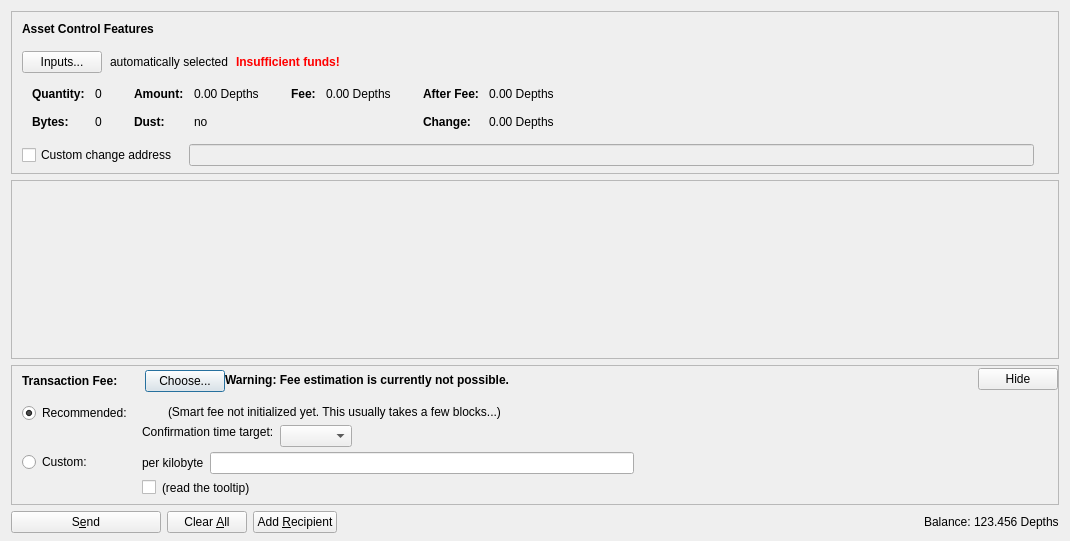
<?xml version="1.0" encoding="UTF-8"?>
<ui version="4.0">
 <class>AssetsDialog</class>
 <widget class="QDialog" name="AssetsDialog">
  <property name="geometry">
   <rect>
    <x>0</x>
    <y>0</y>
    <width>1070</width>
    <height>541</height>
   </rect>
  </property>
  <property name="windowTitle">
   <string>Send Coins</string>
  </property>
  <layout class="QVBoxLayout" name="verticalLayout" stretch="0">
   <property name="bottomMargin">
    <number>8</number>
   </property>
   <item>
    <layout class="QVBoxLayout" name="verticalLayout_3">
     <property name="spacing">
      <number>6</number>
     </property>
     <property name="leftMargin">
      <number>0</number>
     </property>
     <property name="topMargin">
      <number>0</number>
     </property>
     <property name="rightMargin">
      <number>0</number>
     </property>
     <property name="bottomMargin">
      <number>0</number>
     </property>
     <item>
      <widget class="QFrame" name="frameAssetControl">
       <property name="sizePolicy">
        <sizepolicy hsizetype="Expanding" vsizetype="Fixed">
         <horstretch>0</horstretch>
         <verstretch>0</verstretch>
        </sizepolicy>
       </property>
       <property name="maximumSize">
        <size>
         <width>16777215</width>
         <height>16777215</height>
        </size>
       </property>
       <property name="frameShape">
        <enum>QFrame::StyledPanel</enum>
       </property>
       <property name="frameShadow">
        <enum>QFrame::Sunken</enum>
       </property>
       <layout class="QVBoxLayout" name="verticalLayoutAssetControl2">
        <property name="spacing">
         <number>0</number>
        </property>
        <property name="leftMargin">
         <number>0</number>
        </property>
        <property name="topMargin">
         <number>0</number>
        </property>
        <property name="rightMargin">
         <number>0</number>
        </property>
        <property name="bottomMargin">
         <number>6</number>
        </property>
        <item>
         <layout class="QVBoxLayout" name="verticalLayoutAssetControl" stretch="0,0,0,0,1">
          <property name="spacing">
           <number>0</number>
          </property>
          <property name="leftMargin">
           <number>10</number>
          </property>
          <property name="topMargin">
           <number>10</number>
          </property>
          <item>
           <layout class="QHBoxLayout" name="horizontalLayoutAssetControl1">
            <property name="bottomMargin">
             <number>15</number>
            </property>
            <item>
             <widget class="QLabel" name="labelAssetControlFeatures">
              <property name="sizePolicy">
               <sizepolicy hsizetype="Preferred" vsizetype="Maximum">
                <horstretch>0</horstretch>
                <verstretch>0</verstretch>
               </sizepolicy>
              </property>
              <property name="font">
               <font>
                <weight>75</weight>
                <bold>true</bold>
               </font>
              </property>
              <property name="styleSheet">
               <string notr="true">font-weight:bold;</string>
              </property>
              <property name="text">
               <string>Asset Control Features</string>
              </property>
             </widget>
            </item>
           </layout>
          </item>
          <item>
           <layout class="QHBoxLayout" name="horizontalLayoutAssetControl2" stretch="0,0,0,0">
            <property name="spacing">
             <number>8</number>
            </property>
            <property name="bottomMargin">
             <number>10</number>
            </property>
            <item>
             <widget class="QPushButton" name="pushButtonAssetControl">
              <property name="styleSheet">
               <string notr="true"/>
              </property>
              <property name="text">
               <string>Inputs...</string>
              </property>
              <property name="autoDefault">
               <bool>false</bool>
              </property>
             </widget>
            </item>
            <item>
             <widget class="QLabel" name="labelAssetControlAutomaticallySelected">
              <property name="text">
               <string>automatically selected</string>
              </property>
              <property name="margin">
               <number>5</number>
              </property>
             </widget>
            </item>
            <item>
             <widget class="QLabel" name="labelAssetControlInsuffFunds">
              <property name="font">
               <font>
                <weight>75</weight>
                <bold>true</bold>
               </font>
              </property>
              <property name="styleSheet">
               <string notr="true">color:red;font-weight:bold;</string>
              </property>
              <property name="text">
               <string>Insufficient funds!</string>
              </property>
              <property name="margin">
               <number>5</number>
              </property>
             </widget>
            </item>
            <item>
             <spacer name="horizontalSpacerAssetControl">
              <property name="orientation">
               <enum>Qt::Horizontal</enum>
              </property>
              <property name="sizeHint" stdset="0">
               <size>
                <width>40</width>
                <height>1</height>
               </size>
              </property>
             </spacer>
            </item>
           </layout>
          </item>
          <item>
           <widget class="QWidget" name="widgetAssetControl" native="true">
            <property name="sizePolicy">
             <sizepolicy hsizetype="Preferred" vsizetype="Preferred">
              <horstretch>0</horstretch>
              <verstretch>0</verstretch>
             </sizepolicy>
            </property>
            <property name="minimumSize">
             <size>
              <width>0</width>
              <height>0</height>
             </size>
            </property>
            <property name="styleSheet">
             <string notr="true"/>
            </property>
            <layout class="QHBoxLayout" name="horizontalLayoutAssetControl5">
             <property name="leftMargin">
              <number>0</number>
             </property>
             <property name="topMargin">
              <number>0</number>
             </property>
             <property name="rightMargin">
              <number>0</number>
             </property>
             <property name="bottomMargin">
              <number>0</number>
             </property>
             <item>
              <layout class="QHBoxLayout" name="horizontalLayoutAssetControl3" stretch="0,0,0,1">
               <property name="spacing">
                <number>20</number>
               </property>
               <property name="topMargin">
                <number>0</number>
               </property>
               <property name="bottomMargin">
                <number>10</number>
               </property>
               <item>
                <layout class="QFormLayout" name="formLayoutAssetControl1">
                 <property name="horizontalSpacing">
                  <number>10</number>
                 </property>
                 <property name="verticalSpacing">
                  <number>14</number>
                 </property>
                 <property name="leftMargin">
                  <number>10</number>
                 </property>
                 <property name="topMargin">
                  <number>4</number>
                 </property>
                 <property name="rightMargin">
                  <number>6</number>
                 </property>
                 <item row="0" column="0">
                  <widget class="QLabel" name="labelAssetControlQuantityText">
                   <property name="font">
                    <font>
                     <weight>75</weight>
                     <bold>true</bold>
                    </font>
                   </property>
                   <property name="text">
                    <string>Quantity:</string>
                   </property>
                   <property name="margin">
                    <number>0</number>
                   </property>
                  </widget>
                 </item>
                 <item row="0" column="1">
                  <widget class="QLabel" name="labelAssetControlQuantity">
                   <property name="cursor">
                    <cursorShape>IBeamCursor</cursorShape>
                   </property>
                   <property name="contextMenuPolicy">
                    <enum>Qt::ActionsContextMenu</enum>
                   </property>
                   <property name="text">
                    <string notr="true">0</string>
                   </property>
                   <property name="margin">
                    <number>0</number>
                   </property>
                   <property name="textInteractionFlags">
                    <set>Qt::LinksAccessibleByMouse|Qt::TextSelectableByKeyboard|Qt::TextSelectableByMouse</set>
                   </property>
                  </widget>
                 </item>
                 <item row="1" column="0">
                  <widget class="QLabel" name="labelAssetControlBytesText">
                   <property name="font">
                    <font>
                     <weight>75</weight>
                     <bold>true</bold>
                    </font>
                   </property>
                   <property name="text">
                    <string>Bytes:</string>
                   </property>
                  </widget>
                 </item>
                 <item row="1" column="1">
                  <widget class="QLabel" name="labelAssetControlBytes">
                   <property name="cursor">
                    <cursorShape>IBeamCursor</cursorShape>
                   </property>
                   <property name="contextMenuPolicy">
                    <enum>Qt::ActionsContextMenu</enum>
                   </property>
                   <property name="text">
                    <string notr="true">0</string>
                   </property>
                   <property name="textInteractionFlags">
                    <set>Qt::LinksAccessibleByMouse|Qt::TextSelectableByKeyboard|Qt::TextSelectableByMouse</set>
                   </property>
                  </widget>
                 </item>
                </layout>
               </item>
               <item>
                <layout class="QFormLayout" name="formLayoutAssetControl2">
                 <property name="horizontalSpacing">
                  <number>10</number>
                 </property>
                 <property name="verticalSpacing">
                  <number>14</number>
                 </property>
                 <property name="leftMargin">
                  <number>6</number>
                 </property>
                 <property name="topMargin">
                  <number>4</number>
                 </property>
                 <property name="rightMargin">
                  <number>6</number>
                 </property>
                 <item row="0" column="0">
                  <widget class="QLabel" name="labelAssetControlAmountText">
                   <property name="font">
                    <font>
                     <weight>75</weight>
                     <bold>true</bold>
                    </font>
                   </property>
                   <property name="text">
                    <string>Amount:</string>
                   </property>
                   <property name="margin">
                    <number>0</number>
                   </property>
                  </widget>
                 </item>
                 <item row="0" column="1">
                  <widget class="QLabel" name="labelAssetControlAmount">
                   <property name="cursor">
                    <cursorShape>IBeamCursor</cursorShape>
                   </property>
                   <property name="contextMenuPolicy">
                    <enum>Qt::ActionsContextMenu</enum>
                   </property>
                   <property name="text">
                    <string notr="true">0.00 Depths</string>
                   </property>
                   <property name="textInteractionFlags">
                    <set>Qt::LinksAccessibleByMouse|Qt::TextSelectableByKeyboard|Qt::TextSelectableByMouse</set>
                   </property>
                  </widget>
                 </item>
                 <item row="1" column="0">
                  <widget class="QLabel" name="labelAssetControlLowOutputText">
                   <property name="font">
                    <font>
                     <weight>75</weight>
                     <bold>true</bold>
                    </font>
                   </property>
                   <property name="text">
                    <string>Dust:</string>
                   </property>
                  </widget>
                 </item>
                 <item row="1" column="1">
                  <widget class="QLabel" name="labelAssetControlLowOutput">
                   <property name="cursor">
                    <cursorShape>IBeamCursor</cursorShape>
                   </property>
                   <property name="contextMenuPolicy">
                    <enum>Qt::ActionsContextMenu</enum>
                   </property>
                   <property name="text">
                    <string notr="true">no</string>
                   </property>
                   <property name="textInteractionFlags">
                    <set>Qt::LinksAccessibleByMouse|Qt::TextSelectableByKeyboard|Qt::TextSelectableByMouse</set>
                   </property>
                  </widget>
                 </item>
                </layout>
               </item>
               <item>
                <layout class="QFormLayout" name="formLayoutAssetControl3">
                 <property name="horizontalSpacing">
                  <number>10</number>
                 </property>
                 <property name="verticalSpacing">
                  <number>14</number>
                 </property>
                 <property name="leftMargin">
                  <number>6</number>
                 </property>
                 <property name="topMargin">
                  <number>4</number>
                 </property>
                 <property name="rightMargin">
                  <number>6</number>
                 </property>
                 <item row="0" column="0">
                  <widget class="QLabel" name="labelAssetControlFeeText">
                   <property name="font">
                    <font>
                     <weight>75</weight>
                     <bold>true</bold>
                    </font>
                   </property>
                   <property name="text">
                    <string>Fee:</string>
                   </property>
                   <property name="margin">
                    <number>0</number>
                   </property>
                  </widget>
                 </item>
                 <item row="0" column="1">
                  <widget class="QLabel" name="labelAssetControlFee">
                   <property name="cursor">
                    <cursorShape>IBeamCursor</cursorShape>
                   </property>
                   <property name="contextMenuPolicy">
                    <enum>Qt::ActionsContextMenu</enum>
                   </property>
                   <property name="text">
                    <string notr="true">0.00 Depths</string>
                   </property>
                   <property name="textInteractionFlags">
                    <set>Qt::LinksAccessibleByMouse|Qt::TextSelectableByKeyboard|Qt::TextSelectableByMouse</set>
                   </property>
                  </widget>
                 </item>
                </layout>
               </item>
               <item>
                <layout class="QFormLayout" name="formLayoutAssetControl4">
                 <property name="horizontalSpacing">
                  <number>10</number>
                 </property>
                 <property name="verticalSpacing">
                  <number>14</number>
                 </property>
                 <property name="leftMargin">
                  <number>6</number>
                 </property>
                 <property name="topMargin">
                  <number>4</number>
                 </property>
                 <property name="rightMargin">
                  <number>6</number>
                 </property>
                 <item row="0" column="0">
                  <widget class="QLabel" name="labelAssetControlAfterFeeText">
                   <property name="font">
                    <font>
                     <weight>75</weight>
                     <bold>true</bold>
                    </font>
                   </property>
                   <property name="text">
                    <string>After Fee:</string>
                   </property>
                   <property name="margin">
                    <number>0</number>
                   </property>
                  </widget>
                 </item>
                 <item row="0" column="1">
                  <widget class="QLabel" name="labelAssetControlAfterFee">
                   <property name="cursor">
                    <cursorShape>IBeamCursor</cursorShape>
                   </property>
                   <property name="contextMenuPolicy">
                    <enum>Qt::ActionsContextMenu</enum>
                   </property>
                   <property name="text">
                    <string notr="true">0.00 Depths</string>
                   </property>
                   <property name="textInteractionFlags">
                    <set>Qt::LinksAccessibleByMouse|Qt::TextSelectableByKeyboard|Qt::TextSelectableByMouse</set>
                   </property>
                  </widget>
                 </item>
                 <item row="1" column="0">
                  <widget class="QLabel" name="labelAssetControlChangeText">
                   <property name="font">
                    <font>
                     <weight>75</weight>
                     <bold>true</bold>
                    </font>
                   </property>
                   <property name="text">
                    <string>Change:</string>
                   </property>
                  </widget>
                 </item>
                 <item row="1" column="1">
                  <widget class="QLabel" name="labelAssetControlChange">
                   <property name="cursor">
                    <cursorShape>IBeamCursor</cursorShape>
                   </property>
                   <property name="contextMenuPolicy">
                    <enum>Qt::ActionsContextMenu</enum>
                   </property>
                   <property name="text">
                    <string notr="true">0.00 Depths</string>
                   </property>
                   <property name="textInteractionFlags">
                    <set>Qt::LinksAccessibleByMouse|Qt::TextSelectableByKeyboard|Qt::TextSelectableByMouse</set>
                   </property>
                  </widget>
                 </item>
                </layout>
               </item>
              </layout>
             </item>
            </layout>
           </widget>
          </item>
          <item>
           <layout class="QHBoxLayout" name="horizontalLayoutAssetControl4" stretch="0,0,0">
            <property name="spacing">
             <number>12</number>
            </property>
            <property name="sizeConstraint">
             <enum>QLayout::SetDefaultConstraint</enum>
            </property>
            <property name="topMargin">
             <number>5</number>
            </property>
            <property name="rightMargin">
             <number>5</number>
            </property>
            <item>
             <widget class="QCheckBox" name="checkBoxAssetControlChange">
              <property name="toolTip">
               <string>If this is activated, but the change address is empty or invalid, change will be sent to a newly generated address.</string>
              </property>
              <property name="text">
               <string>Custom change address</string>
              </property>
             </widget>
            </item>
            <item>
             <widget class="QValidatedLineEdit" name="lineEditAssetControlChange">
              <property name="enabled">
               <bool>false</bool>
              </property>
              <property name="sizePolicy">
               <sizepolicy hsizetype="Expanding" vsizetype="Fixed">
                <horstretch>0</horstretch>
                <verstretch>0</verstretch>
               </sizepolicy>
              </property>
             </widget>
            </item>
            <item>
             <widget class="QLabel" name="labelAssetControlChangeLabel">
              <property name="sizePolicy">
               <sizepolicy hsizetype="Preferred" vsizetype="Expanding">
                <horstretch>0</horstretch>
                <verstretch>0</verstretch>
               </sizepolicy>
              </property>
              <property name="minimumSize">
               <size>
                <width>0</width>
                <height>0</height>
               </size>
              </property>
              <property name="text">
               <string/>
              </property>
              <property name="margin">
               <number>3</number>
              </property>
             </widget>
            </item>
           </layout>
          </item>
          <item>
           <spacer name="verticalSpacerAssetControl">
            <property name="orientation">
             <enum>Qt::Vertical</enum>
            </property>
            <property name="sizeHint" stdset="0">
             <size>
              <width>800</width>
              <height>1</height>
             </size>
            </property>
           </spacer>
          </item>
         </layout>
        </item>
       </layout>
      </widget>
     </item>
     <item>
      <widget class="QScrollArea" name="scrollArea">
       <property name="widgetResizable">
        <bool>true</bool>
       </property>
       <widget class="QWidget" name="scrollAreaWidgetContents">
        <property name="geometry">
         <rect>
          <x>0</x>
          <y>0</y>
          <width>1048</width>
          <height>91</height>
         </rect>
        </property>
        <layout class="QVBoxLayout" name="verticalLayout_2" stretch="0,1">
         <property name="leftMargin">
          <number>0</number>
         </property>
         <property name="topMargin">
          <number>0</number>
         </property>
         <property name="rightMargin">
          <number>0</number>
         </property>
         <property name="bottomMargin">
          <number>0</number>
         </property>
         <item>
          <layout class="QVBoxLayout" name="entries">
           <property name="spacing">
            <number>6</number>
           </property>
          </layout>
         </item>
         <item>
          <spacer name="verticalSpacer">
           <property name="orientation">
            <enum>Qt::Vertical</enum>
           </property>
           <property name="sizeHint" stdset="0">
            <size>
             <width>20</width>
             <height>40</height>
            </size>
           </property>
          </spacer>
         </item>
        </layout>
       </widget>
      </widget>
     </item>
     <item>
      <widget class="QFrame" name="frameFee">
       <property name="sizePolicy">
        <sizepolicy hsizetype="Expanding" vsizetype="Fixed">
         <horstretch>0</horstretch>
         <verstretch>0</verstretch>
        </sizepolicy>
       </property>
       <property name="maximumSize">
        <size>
         <width>16777215</width>
         <height>16777215</height>
        </size>
       </property>
       <property name="frameShape">
        <enum>QFrame::StyledPanel</enum>
       </property>
       <property name="frameShadow">
        <enum>QFrame::Sunken</enum>
       </property>
       <layout class="QVBoxLayout" name="verticalLayoutFee1">
        <property name="spacing">
         <number>0</number>
        </property>
        <property name="leftMargin">
         <number>0</number>
        </property>
        <property name="topMargin">
         <number>0</number>
        </property>
        <property name="rightMargin">
         <number>0</number>
        </property>
        <property name="bottomMargin">
         <number>0</number>
        </property>
        <item>
         <layout class="QVBoxLayout" name="verticalLayoutFee2" stretch="0,0,0">
          <property name="spacing">
           <number>0</number>
          </property>
          <property name="leftMargin">
           <number>10</number>
          </property>
          <property name="topMargin">
           <number>0</number>
          </property>
          <item>
           <layout class="QHBoxLayout" name="horizontalLayoutFee1">
            <property name="bottomMargin">
             <number>0</number>
            </property>
            <item>
             <layout class="QVBoxLayout" name="verticalLayoutFee7">
              <property name="spacing">
               <number>0</number>
              </property>
              <item>
               <spacer name="verticalSpacerSmartFee">
                <property name="orientation">
                 <enum>Qt::Vertical</enum>
                </property>
                <property name="sizeType">
                 <enum>QSizePolicy::Fixed</enum>
                </property>
                <property name="sizeHint" stdset="0">
                 <size>
                  <width>1</width>
                  <height>4</height>
                 </size>
                </property>
               </spacer>
              </item>
              <item>
               <layout class="QHBoxLayout" name="horizontalLayoutSmartFee">
                <property name="spacing">
                 <number>10</number>
                </property>
                <item>
                 <widget class="QLabel" name="labelFeeHeadline">
                  <property name="sizePolicy">
                   <sizepolicy hsizetype="Preferred" vsizetype="Maximum">
                    <horstretch>0</horstretch>
                    <verstretch>0</verstretch>
                   </sizepolicy>
                  </property>
                  <property name="font">
                   <font>
                    <weight>75</weight>
                    <bold>true</bold>
                   </font>
                  </property>
                  <property name="styleSheet">
                   <string notr="true">font-weight:bold;</string>
                  </property>
                  <property name="text">
                   <string>Transaction Fee:</string>
                  </property>
                 </widget>
                </item>
                <item>
                 <widget class="QLabel" name="labelFeeMinimized">
                  <property name="text">
                   <string/>
                  </property>
                 </widget>
                </item>
                <item>
                 <widget class="QPushButton" name="buttonChooseFee">
                  <property name="text">
                   <string>Choose...</string>
                  </property>
                 </widget>
                </item>
               </layout>
              </item>
              <item>
               <spacer name="verticalSpacer_5">
                <property name="orientation">
                 <enum>Qt::Vertical</enum>
                </property>
                <property name="sizeHint" stdset="0">
                 <size>
                  <width>1</width>
                  <height>1</height>
                 </size>
                </property>
               </spacer>
              </item>
             </layout>
            </item>
            <item>
             <widget class="QLabel" name="fallbackFeeWarningLabel">
              <property name="font">
               <font>
                <weight>75</weight>
                <bold>true</bold>
               </font>
              </property>
              <property name="toolTip">
               <string>Using the fallbackfee can result in sending a transaction that will take several hours or days (or never) to confirm. Consider choosing your fee manually or wait until you have validated the complete chain.</string>
              </property>
              <property name="text">
               <string>Warning: Fee estimation is currently not possible.</string>
              </property>
              <property name="wordWrap">
               <bool>false</bool>
              </property>
             </widget>
            </item>
            <item>
             <spacer name="horizontalSpacer_4">
              <property name="orientation">
               <enum>Qt::Horizontal</enum>
              </property>
              <property name="sizeType">
               <enum>QSizePolicy::MinimumExpanding</enum>
              </property>
              <property name="sizeHint" stdset="0">
               <size>
                <width>40</width>
                <height>20</height>
               </size>
              </property>
             </spacer>
            </item>
            <item>
             <widget class="QPushButton" name="buttonMinimizeFee">
              <property name="toolTip">
               <string>collapse fee-settings</string>
              </property>
              <property name="text">
               <string>Hide</string>
              </property>
             </widget>
            </item>
           </layout>
          </item>
          <item>
           <widget class="QFrame" name="frameFeeSelection">
            <layout class="QVBoxLayout" name="verticalLayoutFee12">
             <property name="spacing">
              <number>0</number>
             </property>
             <property name="leftMargin">
              <number>0</number>
             </property>
             <property name="topMargin">
              <number>0</number>
             </property>
             <property name="rightMargin">
              <number>0</number>
             </property>
             <property name="bottomMargin">
              <number>0</number>
             </property>
             <item>
              <layout class="QGridLayout" name="gridLayoutFee">
               <property name="topMargin">
                <number>10</number>
               </property>
               <property name="bottomMargin">
                <number>4</number>
               </property>
               <property name="horizontalSpacing">
                <number>10</number>
               </property>
               <property name="verticalSpacing">
                <number>4</number>
               </property>
               <item row="1" column="1">
                <layout class="QVBoxLayout" name="verticalLayoutFee8">
                 <property name="spacing">
                  <number>6</number>
                 </property>
                 <item>
                  <layout class="QHBoxLayout" name="horizontalLayoutFee13">
                   <item>
                    <widget class="QLabel" name="labelCustomPerKilobyte">
                     <property name="toolTip">
                      <string>If the custom fee is set to 1000 satoshis and the transaction is only 250 bytes, then &quot;per kilobyte&quot; only pays 250 satoshis in fee, while &quot;total at least&quot; pays 1000 satoshis. For transactions bigger than a kilobyte both pay by kilobyte.</string>
                     </property>
                     <property name="text">
                      <string>per kilobyte</string>
                     </property>
                    </widget>
                   </item>
                   <item>
                    <widget class="BitcoinAmountField" name="customFee"/>
                   </item>
                   <item>
                    <spacer name="horizontalSpacer_6">
                     <property name="orientation">
                      <enum>Qt::Horizontal</enum>
                     </property>
                     <property name="sizeHint" stdset="0">
                      <size>
                       <width>1</width>
                       <height>1</height>
                      </size>
                     </property>
                    </spacer>
                   </item>
                  </layout>
                 </item>
                 <item>
                  <layout class="QHBoxLayout" name="horizontalLayoutFee8">
                   <item>
                    <widget class="QCheckBox" name="checkBoxMinimumFee">
                     <property name="toolTip">
                      <string>Paying only the minimum fee is just fine as long as there is less transaction volume than space in the blocks. But be aware that this can end up in a never confirming transaction once there is more demand for Depths transactions than the network can process.</string>
                     </property>
                     <property name="text">
                      <string/>
                     </property>
                    </widget>
                   </item>
                   <item>
                    <widget class="QLabel" name="labelMinFeeWarning">
                     <property name="enabled">
                      <bool>true</bool>
                     </property>
                     <property name="toolTip">
                      <string>Paying only the minimum fee is just fine as long as there is less transaction volume than space in the blocks. But be aware that this can end up in a never confirming transaction once there is more demand for Depths transactions than the network can process.</string>
                     </property>
                     <property name="text">
                      <string>(read the tooltip)</string>
                     </property>
                     <property name="margin">
                      <number>5</number>
                     </property>
                    </widget>
                   </item>
                   <item>
                    <spacer name="horizontalSpacer_2">
                     <property name="orientation">
                      <enum>Qt::Horizontal</enum>
                     </property>
                     <property name="sizeHint" stdset="0">
                      <size>
                       <width>1</width>
                       <height>1</height>
                      </size>
                     </property>
                    </spacer>
                   </item>
                  </layout>
                 </item>
                </layout>
               </item>
               <item row="0" column="0">
                <layout class="QVBoxLayout" name="verticalLayoutFee4" stretch="0,1">
                 <item>
                  <widget class="QRadioButton" name="radioSmartFee">
                   <property name="text">
                    <string>Recommended:</string>
                   </property>
                   <property name="checked">
                    <bool>true</bool>
                   </property>
                   <attribute name="buttonGroup">
                    <string notr="true">groupFee</string>
                   </attribute>
                  </widget>
                 </item>
                 <item>
                  <spacer name="verticalSpacer_2">
                   <property name="orientation">
                    <enum>Qt::Vertical</enum>
                   </property>
                   <property name="sizeHint" stdset="0">
                    <size>
                     <width>1</width>
                     <height>1</height>
                    </size>
                   </property>
                  </spacer>
                 </item>
                </layout>
               </item>
               <item row="1" column="0">
                <layout class="QVBoxLayout" name="verticalLayoutFee9" stretch="0,1">
                 <item>
                  <widget class="QRadioButton" name="radioCustomFee">
                   <property name="text">
                    <string>Custom:</string>
                   </property>
                   <attribute name="buttonGroup">
                    <string notr="true">groupFee</string>
                   </attribute>
                  </widget>
                 </item>
                 <item>
                  <spacer name="verticalSpacer_6">
                   <property name="orientation">
                    <enum>Qt::Vertical</enum>
                   </property>
                   <property name="sizeHint" stdset="0">
                    <size>
                     <width>1</width>
                     <height>1</height>
                    </size>
                   </property>
                  </spacer>
                 </item>
                </layout>
               </item>
               <item row="0" column="1">
                <layout class="QVBoxLayout" name="verticalLayoutFee3" stretch="0,0,1">
                 <property name="spacing">
                  <number>6</number>
                 </property>
                 <property name="topMargin">
                  <number>2</number>
                 </property>
                 <item>
                  <layout class="QHBoxLayout" name="horizontalLayoutFee12">
                   <item>
                    <widget class="QLabel" name="labelSmartFee">
                     <property name="text">
                      <string/>
                     </property>
                     <property name="margin">
                      <number>2</number>
                     </property>
                    </widget>
                   </item>
                   <item>
                    <widget class="QLabel" name="labelFeeEstimation">
                     <property name="text">
                      <string/>
                     </property>
                    </widget>
                   </item>
                   <item>
                    <widget class="QLabel" name="labelSmartFee2">
                     <property name="text">
                      <string>(Smart fee not initialized yet. This usually takes a few blocks...)</string>
                     </property>
                     <property name="margin">
                      <number>2</number>
                     </property>
                    </widget>
                   </item>
                   <item>
                    <spacer name="horizontalSpacer_5">
                     <property name="orientation">
                      <enum>Qt::Horizontal</enum>
                     </property>
                     <property name="sizeHint" stdset="0">
                      <size>
                       <width>1</width>
                       <height>1</height>
                      </size>
                     </property>
                    </spacer>
                   </item>
                  </layout>
                 </item>
                 <item>
                  <layout class="QHBoxLayout" name="horizontalLayoutFee9">
                   <item>
                    <layout class="QVBoxLayout" name="verticalLayoutFee6">
                     <item>
                      <widget class="QLabel" name="labelSmartFee3">
                       <property name="text">
                        <string>Confirmation time target:</string>
                       </property>
                       <property name="margin">
                        <number>2</number>
                       </property>
                      </widget>
                     </item>
                     <item>
                      <spacer name="verticalSpacer_3">
                       <property name="orientation">
                        <enum>Qt::Vertical</enum>
                       </property>
                       <property name="sizeHint" stdset="0">
                        <size>
                         <width>1</width>
                         <height>1</height>
                        </size>
                       </property>
                      </spacer>
                     </item>
                    </layout>
                   </item>
                   <item>
                    <layout class="QVBoxLayout" name="verticalLayoutFee5">
                     <property name="rightMargin">
                      <number>30</number>
                     </property>
                     <item>
                      <layout class="QHBoxLayout" name="horizontalLayoutConfTarget">
                       <property name="bottomMargin">
                        <number>0</number>
                       </property>
                       <item>
                        <widget class="QComboBox" name="confTargetSelector"/>
                       </item>
                       <item>
                        <spacer name="horizontalSpacerConfTarget">
                         <property name="orientation">
                          <enum>Qt::Horizontal</enum>
                         </property>
                         <property name="sizeHint" stdset="0">
                          <size>
                           <width>40</width>
                           <height>20</height>
                          </size>
                         </property>
                        </spacer>
                       </item>
                      </layout>
                     </item>
                    </layout>
                   </item>
                  </layout>
                 </item>
                 <item>
                  <spacer name="verticalSpacer_4">
                   <property name="orientation">
                    <enum>Qt::Vertical</enum>
                   </property>
                   <property name="sizeHint" stdset="0">
                    <size>
                     <width>1</width>
                     <height>1</height>
                    </size>
                   </property>
                  </spacer>
                 </item>
                </layout>
               </item>
              </layout>
             </item>
            </layout>
           </widget>
          </item>
          <item>
           <spacer name="verticalSpacerFee">
            <property name="orientation">
             <enum>Qt::Vertical</enum>
            </property>
            <property name="sizeHint" stdset="0">
             <size>
              <width>40</width>
              <height>5</height>
             </size>
            </property>
           </spacer>
          </item>
         </layout>
        </item>
       </layout>
      </widget>
     </item>
     <item>
      <layout class="QHBoxLayout" name="horizontalLayout">
       <item>
        <widget class="QPushButton" name="sendButton">
         <property name="minimumSize">
          <size>
           <width>150</width>
           <height>0</height>
          </size>
         </property>
         <property name="toolTip">
          <string>Confirm the send action</string>
         </property>
         <property name="text">
          <string>S&amp;end</string>
         </property>
         <property name="icon">
          <iconset>
           <normaloff>:/icons/send</normaloff>:/icons/send</iconset>
         </property>
         <property name="autoDefault">
          <bool>false</bool>
         </property>
         <property name="default">
          <bool>false</bool>
         </property>
        </widget>
       </item>
       <item>
        <widget class="QPushButton" name="clearButton">
         <property name="sizePolicy">
          <sizepolicy hsizetype="Minimum" vsizetype="Fixed">
           <horstretch>0</horstretch>
           <verstretch>0</verstretch>
          </sizepolicy>
         </property>
         <property name="toolTip">
          <string>Clear all fields of the form.</string>
         </property>
         <property name="text">
          <string>Clear &amp;All</string>
         </property>
         <property name="icon">
          <iconset>
           <normaloff>:/icons/remove</normaloff>:/icons/remove</iconset>
         </property>
         <property name="autoDefault">
          <bool>false</bool>
         </property>
        </widget>
       </item>
       <item>
        <widget class="QPushButton" name="addButton">
         <property name="toolTip">
          <string>Transfer to multiple recipients at once</string>
         </property>
         <property name="text">
          <string>Add &amp;Recipient</string>
         </property>
         <property name="icon">
          <iconset>
           <normaloff>:/icons/add</normaloff>:/icons/add</iconset>
         </property>
         <property name="autoDefault">
          <bool>false</bool>
         </property>
        </widget>
       </item>
       <item>
        <spacer name="horizontalSpacer">
         <property name="orientation">
          <enum>Qt::Horizontal</enum>
         </property>
         <property name="sizeHint" stdset="0">
          <size>
           <width>40</width>
           <height>20</height>
          </size>
         </property>
        </spacer>
       </item>
       <item>
        <layout class="QHBoxLayout" name="horizontalLayout_2">
         <property name="spacing">
          <number>3</number>
         </property>
         <item>
          <widget class="QLabel" name="labelBalanceText">
           <property name="sizePolicy">
            <sizepolicy hsizetype="Preferred" vsizetype="Fixed">
             <horstretch>0</horstretch>
             <verstretch>0</verstretch>
            </sizepolicy>
           </property>
           <property name="text">
            <string>Balance:</string>
           </property>
          </widget>
         </item>
         <item>
          <widget class="QLabel" name="labelBalance">
           <property name="sizePolicy">
            <sizepolicy hsizetype="Preferred" vsizetype="Fixed">
             <horstretch>0</horstretch>
             <verstretch>0</verstretch>
            </sizepolicy>
           </property>
           <property name="cursor">
            <cursorShape>IBeamCursor</cursorShape>
           </property>
           <property name="text">
            <string notr="true">123.456 Depths</string>
           </property>
           <property name="textInteractionFlags">
            <set>Qt::LinksAccessibleByMouse|Qt::TextSelectableByKeyboard|Qt::TextSelectableByMouse</set>
           </property>
          </widget>
         </item>
        </layout>
       </item>
      </layout>
     </item>
    </layout>
   </item>
  </layout>
 </widget>
 <customwidgets>
  <customwidget>
   <class>QValidatedLineEdit</class>
   <extends>QLineEdit</extends>
   <header>qt/qvalidatedlineedit.h</header>
  </customwidget>
  <customwidget>
   <class>BitcoinAmountField</class>
   <extends>QLineEdit</extends>
   <header>qt/bitcoinamountfield.h</header>
   <container>1</container>
  </customwidget>
 </customwidgets>
 <resources>
  <include location="../raptoreum.qrc"/>
 </resources>
 <connections/>
 <buttongroups>
  <buttongroup name="groupFee"/>
 </buttongroups>
</ui>
